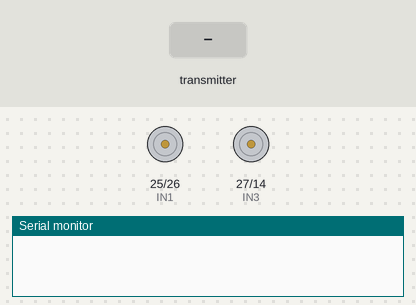
The sketch below on a simulated ESP32. Shown: motor-driver pin pairs drawn as motors (green arrow = first pin HIGH = forward, orange = second pin HIGH = backward, longer = more drive, scaled by the enable pin), the last lines printed to the serial monitor. The test bench sets the inputs (shaded band).

Above: at 1.2 s.
1.3 s: the transmitter starts sending jstk_x = 0
At 2.2 s:
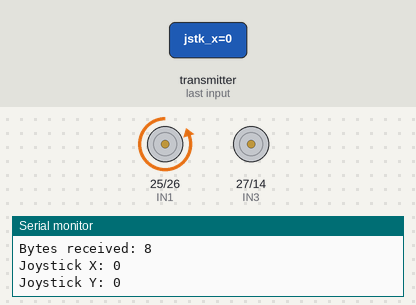
2.8 s: the transmitter starts sending jstk_y = 1024
At 3.4 s:
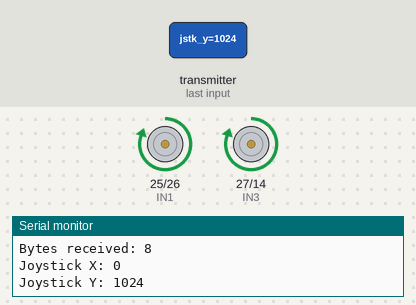
4.3 s: the transmitter starts sending jstk_x = 1024
At 5.5 s:
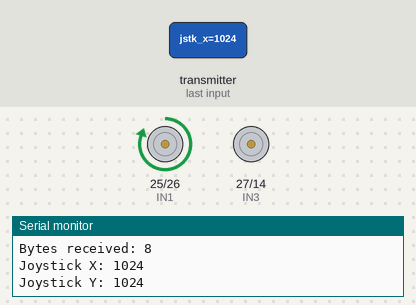
5.8 s: the transmitter starts sending jstk_y = 0
At 6.9 s:
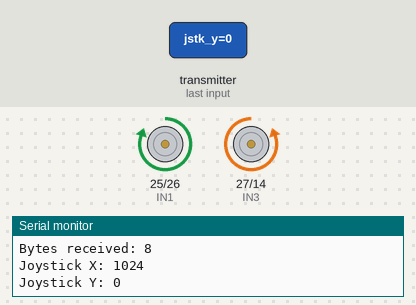
7.3 s: the transmitter starts sending jstk_y = 2048
At 8.0 s:
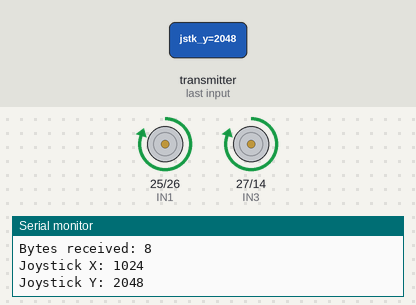
8.8 s: the transmitter starts sending jstk_x = 2048
At 9.1 s:
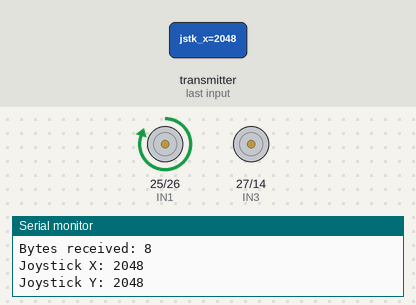
Timing chart, 0 to 11.3 s (numbered marks = the images above; inputs shaded):
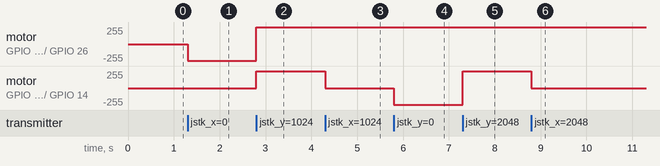

Measured:
- after the input at 1.3 s, motor on GPIO 25 (IN1) / GPIO 26 (IN2): stopped → backward 254/255 at once
- after the input at 2.8 s, motor on GPIO 25 (IN1) / GPIO 26 (IN2): backward 254/255 → forward 254/255 at once; motor on GPIO 27 (IN3) / GPIO 14 (IN4): stopped → forward 254/255 at once
- after the input at 4.3 s, motor on GPIO 27 (IN3) / GPIO 14 (IN4): forward 254/255 → stopped at once
- after the input at 5.8 s, motor on GPIO 27 (IN3) / GPIO 14 (IN4): stopped → backward 254/255 at once
- after the input at 7.3 s, motor on GPIO 27 (IN3) / GPIO 14 (IN4): backward 254/255 → forward 254/255 at once
- after the input at 8.8 s, motor on GPIO 27 (IN3) / GPIO 14 (IN4): forward 254/255 → stopped at once

The sketch:

ethan_minibot_receiver.ino
```cpp
// this file receives and reads a package via ESP-NOW communication, and runs motors speed and direction with them

#include <esp_now.h>
#include <WiFi.h>
#include <dummy.h>

// structure  to receive data, x and y coordinates from joystick (already mapped from 0-254 for use w/ DC motors)
// must match the sender structure
typedef struct struct_message {
  int jstk_x;
  int jstk_y;
} struct_message;

// create a struct_message called myData
struct_message myData;

// motor pins
#define ENA 33 // control powe (speed)
#define IN1 25 // control direction for ENA 'forward'
#define IN2 26 // control direction for ENA 'backward'

#define ENB 12 // control power (speed)
#define IN3 27 // control direction for ENB 'forward'
#define IN4 14 // control direction for ENB 'backward'


// *********************************************
// THIS IS THE PART THAT NEEDS ATTENTION!!!!!!!
// *********************************************
// we want to have it make backward motion too, and that when it is neutral (x=y=127), it does not move

// director and acceleration control
// currently just for FORWARD motion
void driveMotors(int xAxis, int yAxis) {
  // this is the math that makes turning smooth
  // understand how it works before altering it

    if (xAxis == 127 && yAxis == 127) {
    analogWrite(ENA, 0);
    analogWrite(ENB, 0);
    digitalWrite(IN1, LOW);
    digitalWrite(IN2, LOW);
    digitalWrite(IN3, LOW);
    digitalWrite(IN4, LOW);
    return;
  }
  // Map the values to the proper range
  int mappedX = map(xAxis, 0, 254, -254, 254);
  int mappedY = map(yAxis, 0, 254, -254, 254);

  // Compute motor speeds with mapped values
  int leftMotorSpeed = mappedY + mappedX;
  int rightMotorSpeed = mappedY - mappedX;

  //Constrain the values so they cant exceed what can be read
  leftMotorSpeed = constrain(leftMotorSpeed, -254, 254);
  rightMotorSpeed = constrain(rightMotorSpeed, -254, 254);

  // Motor A (left)
  analogWrite(ENA, abs(leftMotorSpeed)); // Use absolute value for speed
  if (leftMotorSpeed > 0) { // Forward
    digitalWrite(IN1, HIGH);
    digitalWrite(IN2, LOW);
  } else { // Backward
    digitalWrite(IN1, LOW);
    digitalWrite(IN2, HIGH);
  }


  // Motor B (right)
  analogWrite(ENB, abs(rightMotorSpeed)); // Use absolute value for speed
  if (rightMotorSpeed > 0) { // Forward
    digitalWrite(IN3, HIGH);
    digitalWrite(IN4, LOW);
  } else { // Backward
    digitalWrite(IN3, LOW);
    digitalWrite(IN4, HIGH);
  }
 // digitalWrite(IN3, rightMotorSpeed > 0 ? HIGH : LOW);
  // same with IN4 and 'backward' motion
}


// callback function that will be executed EVERY TIME data is received
// think of this as the loop() function usually used
void OnDataRecv(const uint8_t * mac, const uint8_t *incomingData, int len) {

  // copies the incoming data to the structure myData
  memcpy(&myData, incomingData, sizeof(myData));

  // for validation, serial prints data received
  Serial.print("Bytes received: ");
  Serial.println(len);
  Serial.print("Joystick X: ");
  Serial.println(myData.jstk_x);
  Serial.print("Joystick Y: ");
  Serial.println(myData.jstk_y);
  Serial.println();

  // calls movement function for the motors with updated x and y values from joystick
  driveMotors(myData.jstk_x, myData.jstk_y);
}


void setup() {
  // initialize Serial Monitor
  Serial.begin(115200);

  // set device as a Wi-Fi Station
  WiFi.mode(WIFI_STA);

  // initialize ESP-NOW
  if (esp_now_init() != ESP_OK) {
    Serial.println("Error initializing ESP-NOW");
    return;
  }

  // set pinmode for all motor driver pins
  // motor A
  pinMode(ENA, OUTPUT);
  pinMode(IN1, OUTPUT);
  pinMode(IN2, OUTPUT);

  // motor B
  pinMode(ENB, OUTPUT);
  pinMode(IN3, OUTPUT);
  pinMode(IN4, OUTPUT);


  // initialize motors to be stopped
  digitalWrite(IN1, LOW); // motor A 'forward' motion = 0
  digitalWrite(IN2, LOW); // motor A 'backward' motion = 0
  digitalWrite(IN3, LOW); // motor B 'forward' motion = 0
  digitalWrite(IN4, LOW); // motor B 'backward' motion = 0

  // initialize speed to 0 in both motors
  analogWrite(ENA, 0);
  analogWrite(ENB, 0);


  // once ESPNow is successfully initialized
  // esp_now_register_recv_cb tells the ESP32 "every time you receive data, execute OnDataRecv"
  // effectively updatating motor instructions every time new x and y values are obtained
  esp_now_register_recv_cb(esp_now_recv_cb_t(OnDataRecv));
}


// the reason loop() is empty is because we don't want any code to run if we don't have x and y values from the joystick
// if you need to troubleshoot motor motion, do it here, but in general
// ALL MOTOR CONTROL SHOULD HAPPEN IN THE FUNCTION OnDataRecv() !!!!!
void loop() {

}
```
